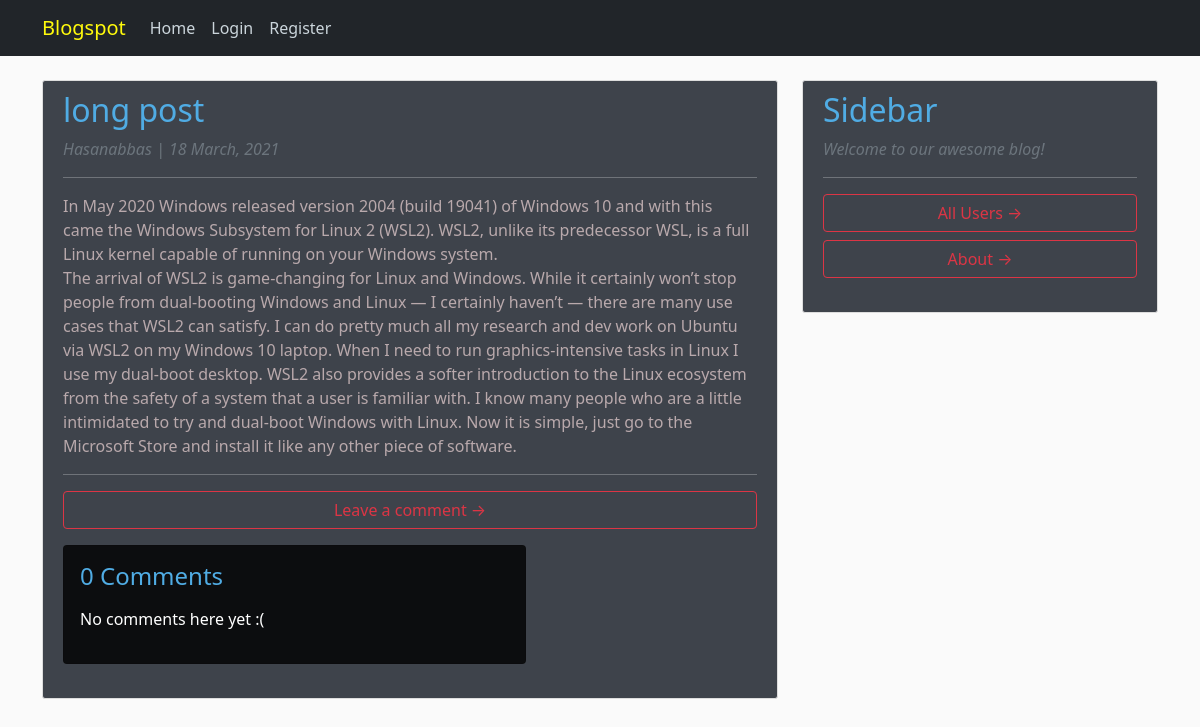
The app's page /post/13/, older data.
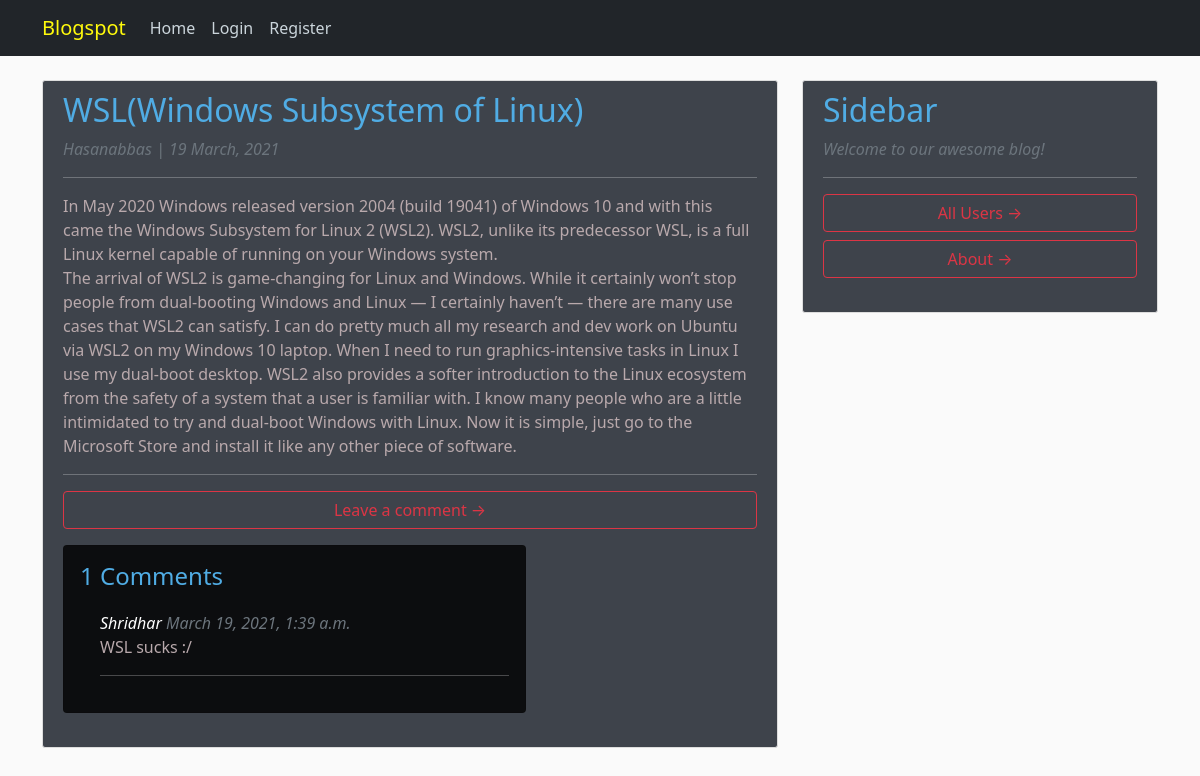
The same page, newer data.
### blog/models.py (models this page shows, shortened)
class Post(models.Model):
    title = models.CharField(max_length=100, unique=True)
    content = models.TextField()
    date_posted = models.DateTimeField(auto_now=True)
    author = models.ForeignKey(User, on_delete=models.CASCADE, null=True)

class Comment(models.Model):
    post = models.ForeignKey('blog.Post', on_delete=models.CASCADE, related_name='comments')
    Name = models.CharField(max_length=200)
    Email = models.EmailField()
    Body = models.TextField()
    created_date = models.DateTimeField(default=timezone.now)
    approved_comment = models.BooleanField(default=False)

### blog/views.py (the view)
# urls.py: path('post/<int:pk>/', PostDetailView.as_view(), name='post-detail'),
class PostDetailView(DetailView):
    model = Post

### blog/templates/blog/post_detail.html (shortened to what this page needs)
{% extends "blog/base.html" %}
    {% block content %}
        <article style="background: rgb(16,22,32,0.8);" class="media content-section">
        <div class="media-body">
            <h2 style="color: #50ACE4;"article-title">{{ object.title }}</h2>
                <em><p style="color:rgb(128, 185, 189);"class="text-muted">{{ object.author }} | {{ object.date_posted|date:"d F, Y"}}</p></em>
            </div>
            <hr>
            <p style="color: #B9A9AC" class="article-content">{{ object.content }}</p>
            <hr>
            <dev>
            <h5><a class="btn btn-outline-danger w-100" href="{% url 'add_comment_to_post' pk=post.pk %}">Leave a comment &rarr;</a></h5>
            </dev>
            <div style="background: rgb(00, 00, 00, 0.8);" class="col-md-8 card mb-4 mt-3 ">
                <div class="card-body">
                    {% with post.comments.count as total_comments %}
                    <h4 style="color: #50ACE4;">{{ total_comments }} Comments</h4>
                    <p>
                        {% endwith %} {% for comment in post.comments.all %}
                    </p>
                        <div class="comment" style="padding:0%;" 10px;>
                            <em class="font-weight-bolder">
                                {{ comment.Name }}
                            <span class="text-muted font-weight-normal">{{ comment.created_date }}</span>
                            </em>
                            <br>
                            <blockquote style="color: #B9A9AC">{{ comment.Body | linebreaks }}</blockquote>
                            <hr>
                        </div>
                    {% empty %}
                        <p>No comments here yet :(</p>
                    {% endfor %}
            </div>
        </div>
        </article>
    {% endblock content %}

Row changes from the older to the newer data that the page shows:
changed Post "Hasanabbas": title "long post" → "WSL(Windows Subsystem of Linux)"; date_posted "18 March, 2021" → "19 March, 2021"
added Comment: Name "Shridhar", created_date "March 19, 2021, 1:39 a.m.", Body "WSL sucks :/"
Text that changed along with them:
{{ total_comments }}: "0" → "1"
text no longer shown: "No comments here yet :("
